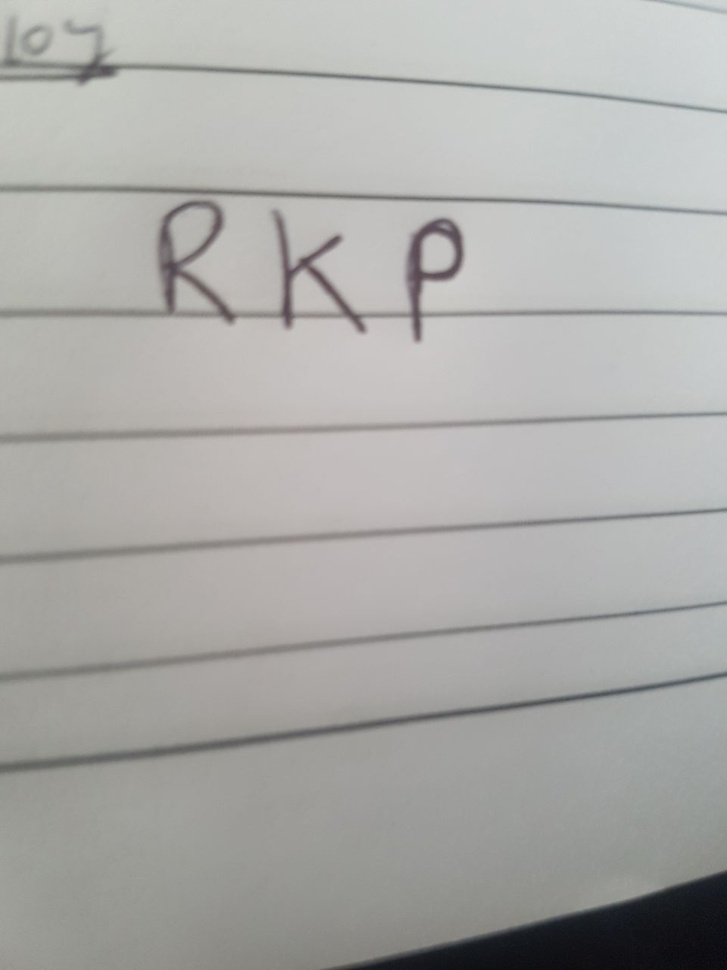
#> input picture temp.jpg, 727 x 970 px, shrunk from 960 x 1280 before the run
$ python -i vision_module.py   (imports and definitions only)
#> lines starting #> are read from the running program, lines starting #| are printed output that depends on the picture; after the words box and inside, x2 and y2 are one past the last pixel; in counts of white or black regions, pixels touching at a corner belong together
"""
vision_module.py — Dorm-Net Vision Engine (Enhanced)
====================================================
Upgraded with contrast normalization + safer OCR pipeline.

Pipeline:
Load → Denoise → Grayscale → Contrast Boost → Deskew → Threshold → Edge-enhance → OCR
"""

import cv2
import numpy as np
import pytesseract
from PIL import Image
import asyncio
import logging
from dataclasses import dataclass
from typing import Optional
from concurrent.futures import ThreadPoolExecutor

logger = logging.getLogger(__name__)
_executor = ThreadPoolExecutor(max_workers=2)


@dataclass
class OCRResult:
    raw_text: str
    confidence: float
    preprocessing_steps: list[str]
    word_count: int
    success: bool
    error: Optional[str] = None


class VisionEngine:
    TESS_CONFIG = r"--oem 3 --psm 6 -c tessedit_char_whitelist=0123456789abcdefghijklmnopqrstuvwxyzABCDEFGHIJKLMNOPQRSTUVWXYZ.,;:!?@#$%^&*()+-=/\\ "

    def __init__(self, tesseract_cmd: Optional[str] = None):
        if tesseract_cmd:
            pytesseract.pytesseract.tesseract_cmd = tesseract_cmd
        self._verify_tesseract()
#> (the call stopped at in _verify_tesseract, `ver = pytesseract.get_tesseract_version()`: pytesseract is not available in this run)

    # ---------------------- Public API ---------------------- #

    async def extract_text_async(self, image_input) -> OCRResult:
        loop = asyncio.get_running_loop()
        return await loop.run_in_executor(_executor, self.extract_text, image_input)

    def extract_text(self, image_input) -> OCRResult:
        steps: list[str] = []
        try:
            img = self._load_image(image_input)
            steps.append("load")

            img = self._denoise(img)
            steps.append("denoise")

            gray = self._to_grayscale(img)
            steps.append("grayscale")

            gray = self._boost_contrast(gray)
            steps.append("contrast_boost")

            gray = self._deskew(gray)
            steps.append("deskew")

            processed = self._adaptive_threshold(gray)
            steps.append("adaptive_threshold")

            processed = self._edge_enhance(processed)
            steps.append("edge_enhance")

            text, confidence = self._run_ocr(processed)
            steps.append("ocr")

            return OCRResult(
                raw_text=text.strip(),
                confidence=confidence,
                preprocessing_steps=steps,
                word_count=len(text.split()),
                success=True,
            )

        except Exception as exc:
            logger.exception("OCR pipeline failed")
            return OCRResult(
                raw_text="",
                confidence=0.0,
                preprocessing_steps=steps,
                word_count=0,
                success=False,
                error=str(exc),
            )

    # ---------------------- Processing ---------------------- #

    def _load_image(self, source) -> np.ndarray:
        if isinstance(source, np.ndarray):
            return source.copy()
        if isinstance(source, Image.Image):
            return cv2.cvtColor(np.array(source), cv2.COLOR_RGB2BGR)
        if isinstance(source, (bytes, bytearray)):
            arr = np.frombuffer(source, dtype=np.uint8)
            img = cv2.imdecode(arr, cv2.IMREAD_COLOR)
            if img is None:
                raise ValueError("Could not decode image bytes")
            return img
        if isinstance(source, str):
            img = cv2.imread(source)
            if img is None:
                raise FileNotFoundError(f"Image not found: {source}")
            return img
        raise TypeError(f"Unsupported image type: {type(source)}")

    def _denoise(self, img: np.ndarray) -> np.ndarray:
        return cv2.fastNlMeansDenoisingColored(
            img, None, h=10, hColor=10,
            templateWindowSize=7, searchWindowSize=21
        )

    def _to_grayscale(self, img: np.ndarray) -> np.ndarray:
        if len(img.shape) == 2:
            return img
        return cv2.cvtColor(img, cv2.COLOR_BGR2GRAY)
#> returned value: shape (970, 727)

    def _boost_contrast(self, gray: np.ndarray) -> np.ndarray:
        """
        CLAHE (Contrast Limited Adaptive Histogram Equalization)
        Great for faint pencil or uneven lighting.
        """
        clahe = cv2.createCLAHE(clipLimit=2.0, tileGridSize=(8, 8))
        return clahe.apply(gray)
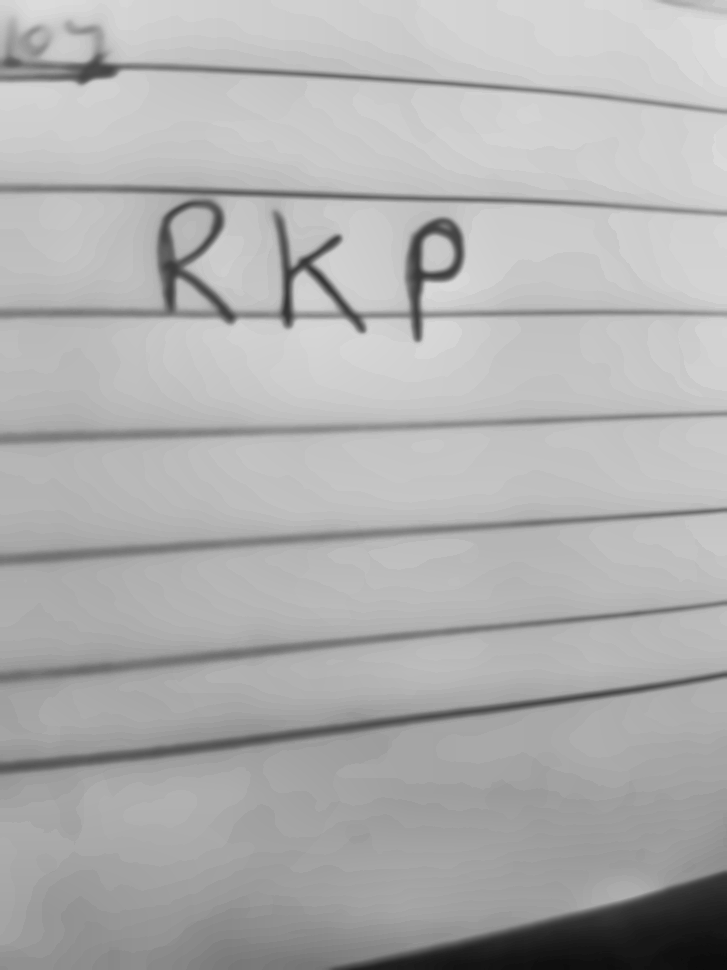
#> returned value: shape (970, 727); min 10, max 222, mean 175

    def _deskew(self, gray: np.ndarray) -> np.ndarray:
        edges = cv2.Canny(gray, 50, 150)
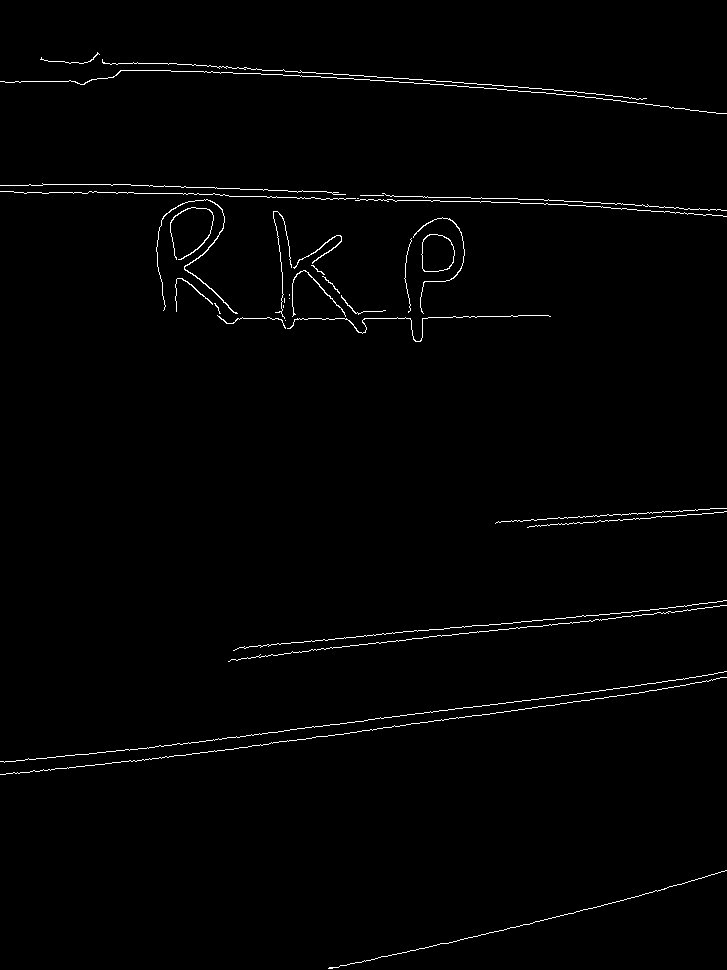
#> edges: shape (970, 727); 1.2% white in thin lines or dots
        lines = cv2.HoughLines(edges, 1, np.pi / 180, 100)
#> lines = 40 rows, first 8: [759, 1.45], [774, 1.43], [678, 1.47], [180, 1.61], [50, 1.64], [54, 1.64], [665, 1.48], [175, 1.62]

        if lines is None:
            return gray

        angles = []
        for line in lines[:50]:
            _, theta = line[0]
            angle = np.degrees(theta) - 90
            if -45 < angle < 45:
                angles.append(angle)
#> this loop made 40 passes
#> (line, theta, angle) on passes 1 to 12: ([[759, 1.45]], 1.45, -7), ([[774, 1.43]], 1.43, -8), ([[678, 1.47]], 1.47, -6), ([[180, 1.61]], 1.61, 2), ([[50, 1.64]], 1.64, 4), ([[54, 1.64]], 1.64, 4), ([[665, 1.48]], 1.48, -5), ([[175, 1.62]], 1.62, 3), ([[60, 1.62]], 1.62, 3), ([[684, 1.45]], 1.45, -7), ([[758, 1.47]], 1.47, -6), ([[45, 1.66]], 1.66, 5)
#> after the loop, angles = 40 values, max 7 at index 25, min -14 at index 30, mean -1.65

        if not angles:
            return gray

        median_angle = float(np.median(angles))
#> median_angle = 0.5
        if abs(median_angle) < 0.5:
            return gray

        h, w = gray.shape
        M = cv2.getRotationMatrix2D((w // 2, h // 2), median_angle, 1.0)

        return cv2.warpAffine(
            gray, M, (w, h),
            flags=cv2.INTER_CUBIC,
            borderMode=cv2.BORDER_REPLICATE
        )

    def _adaptive_threshold(self, gray: np.ndarray) -> np.ndarray:
        return cv2.adaptiveThreshold(
            gray, 255,
            cv2.ADAPTIVE_THRESH_GAUSSIAN_C,
            cv2.THRESH_BINARY,
            11, 2
        )
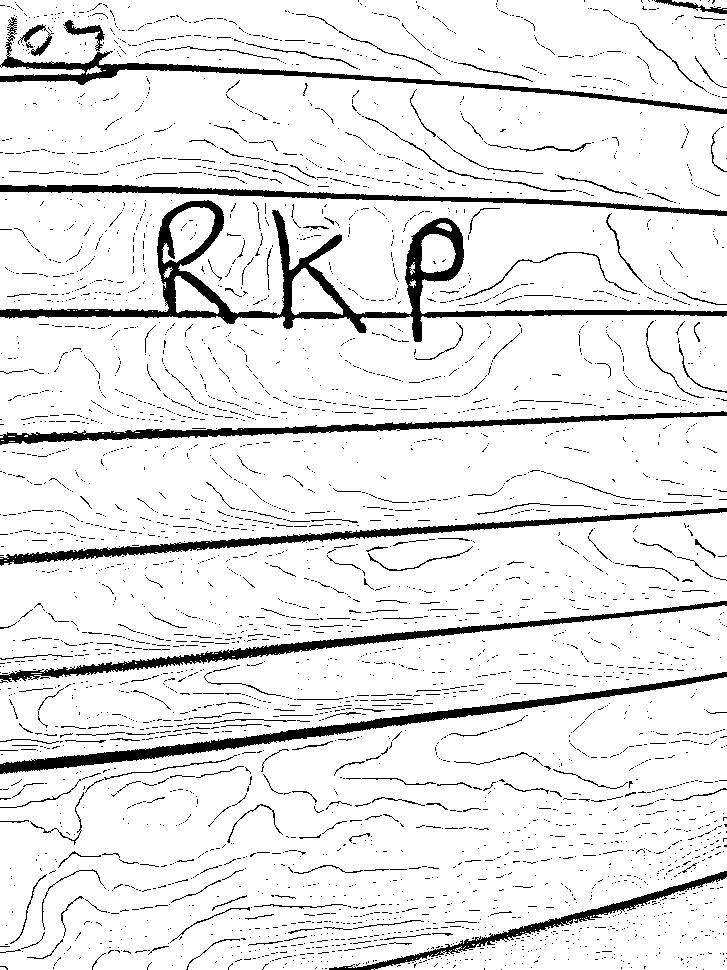
#> returned value: shape (970, 727); 90.5% white; 3841 black regions (3628 under 20 px), largest, box (x1, y1, x2, y2) and area: (0, 200, 727, 342) 11186, (0, 672, 727, 774) 6208, (0, 601, 727, 683) 4903

    def _edge_enhance(self, binary: np.ndarray) -> np.ndarray:
        edges = cv2.Canny(binary, 30, 100)
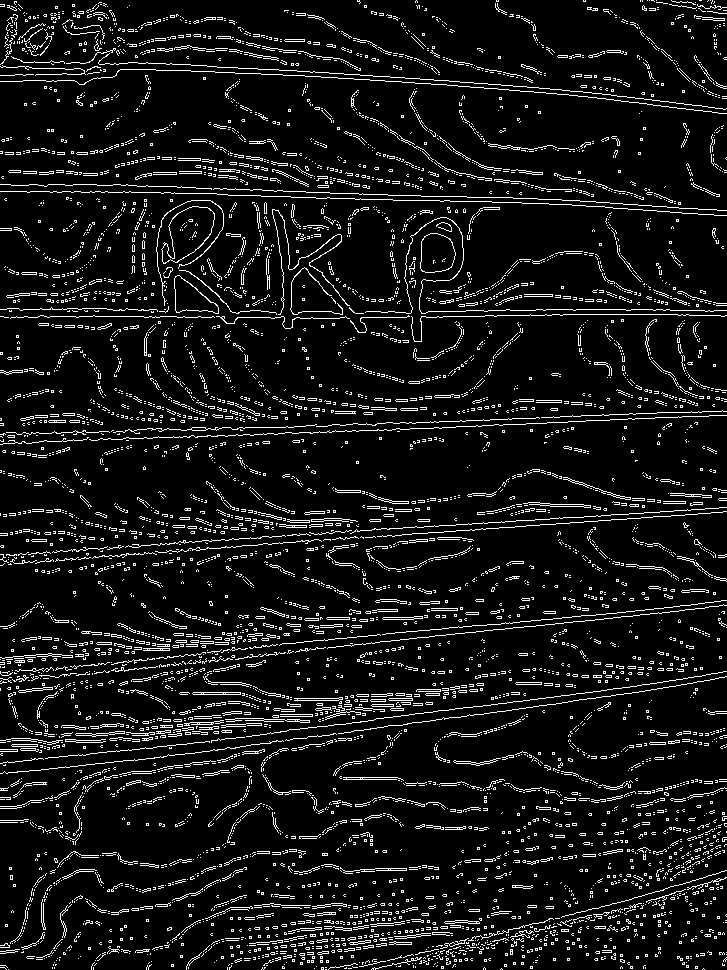
#> edges: shape (970, 727); 8.3% white in thin lines or dots
        kernel = cv2.getStructuringElement(cv2.MORPH_RECT, (2, 2))
        edges = cv2.dilate(edges, kernel, 1)
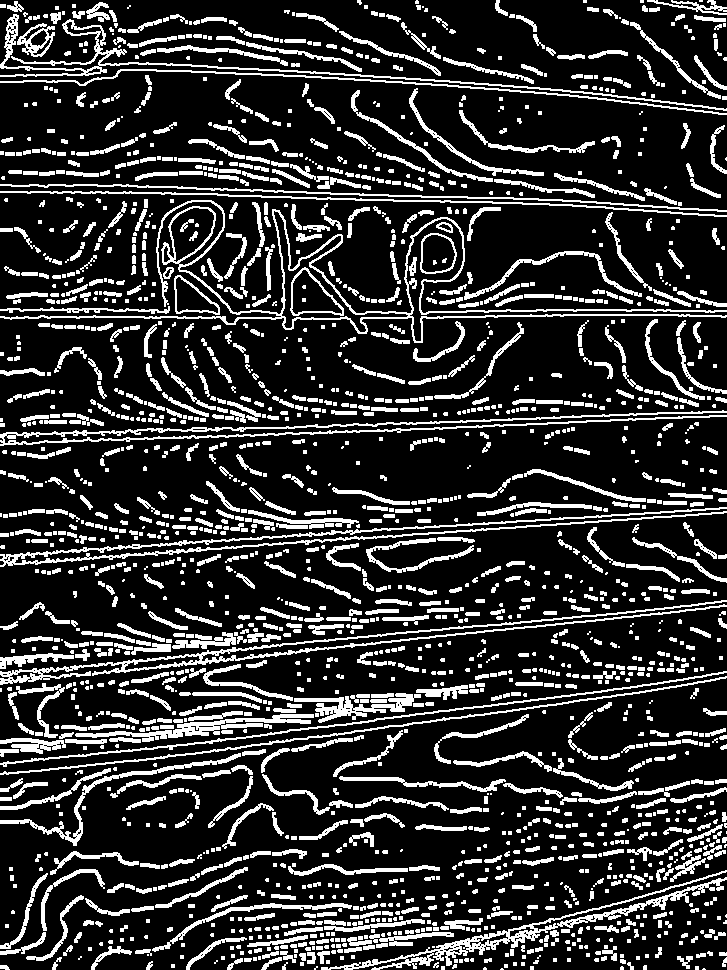
#> edges: shape (970, 727); 19.2% white; 1993 white regions (831 under 20 px), largest, box (x1, y1, x2, y2) and area: (0, 200, 727, 343) 5361, (0, 600, 727, 685) 3801, (0, 507, 727, 567) 3594
        return cv2.subtract(binary, edges)
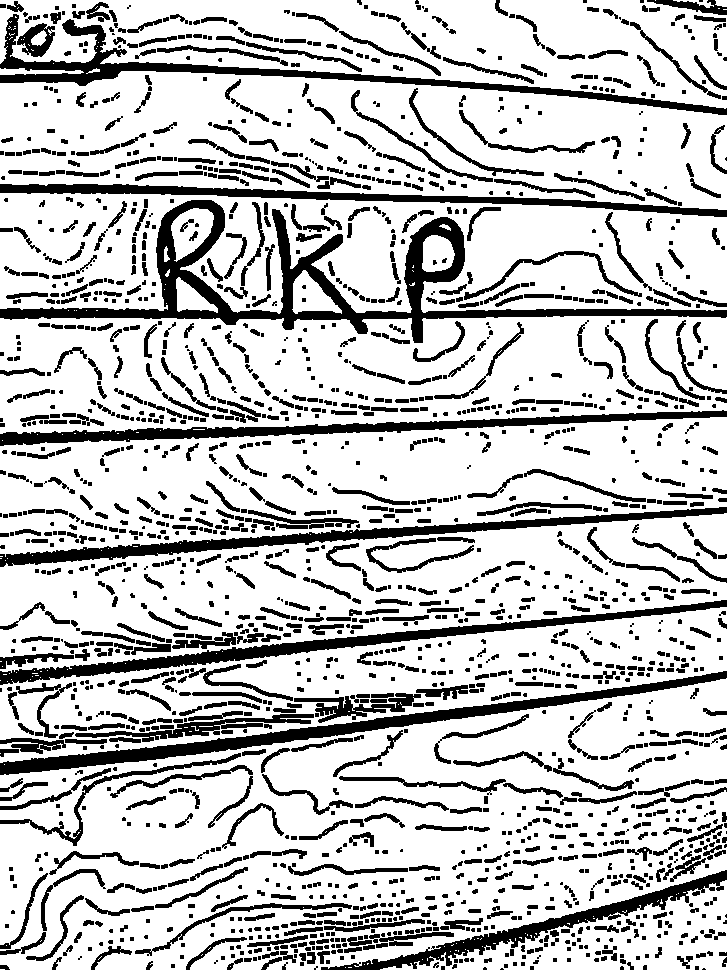
#> returned value: shape (970, 727); 76.6% white; 1937 black regions (804 under 20 px), largest, box (x1, y1, x2, y2) and area: (0, 200, 727, 343) 14608, (0, 671, 727, 775) 7828, (0, 14, 727, 115) 7340

    def _run_ocr(self, processed: np.ndarray) -> tuple[str, float]:
        pil_img = Image.fromarray(processed)

#> (the run stopped early here; a loop or call above may not have finished)
